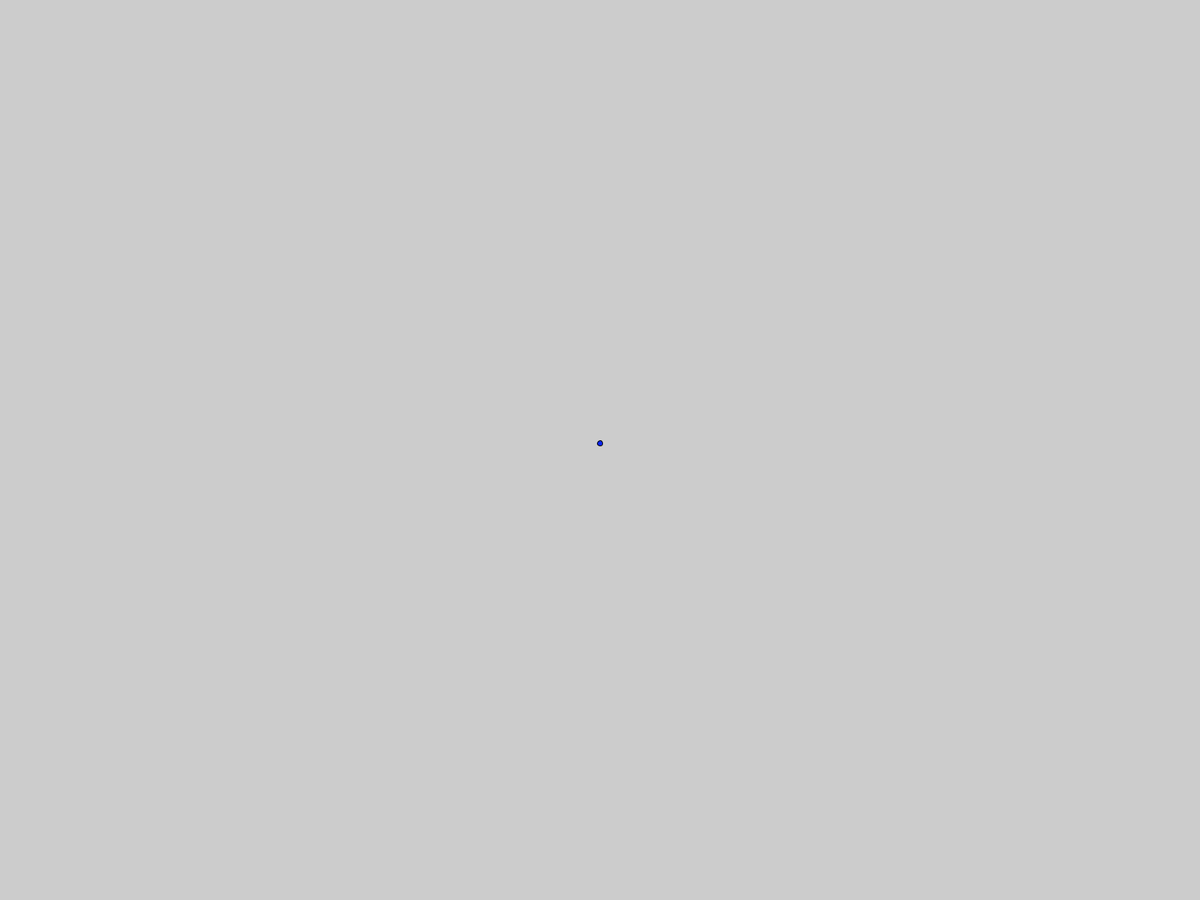
Frame 1 (no input)
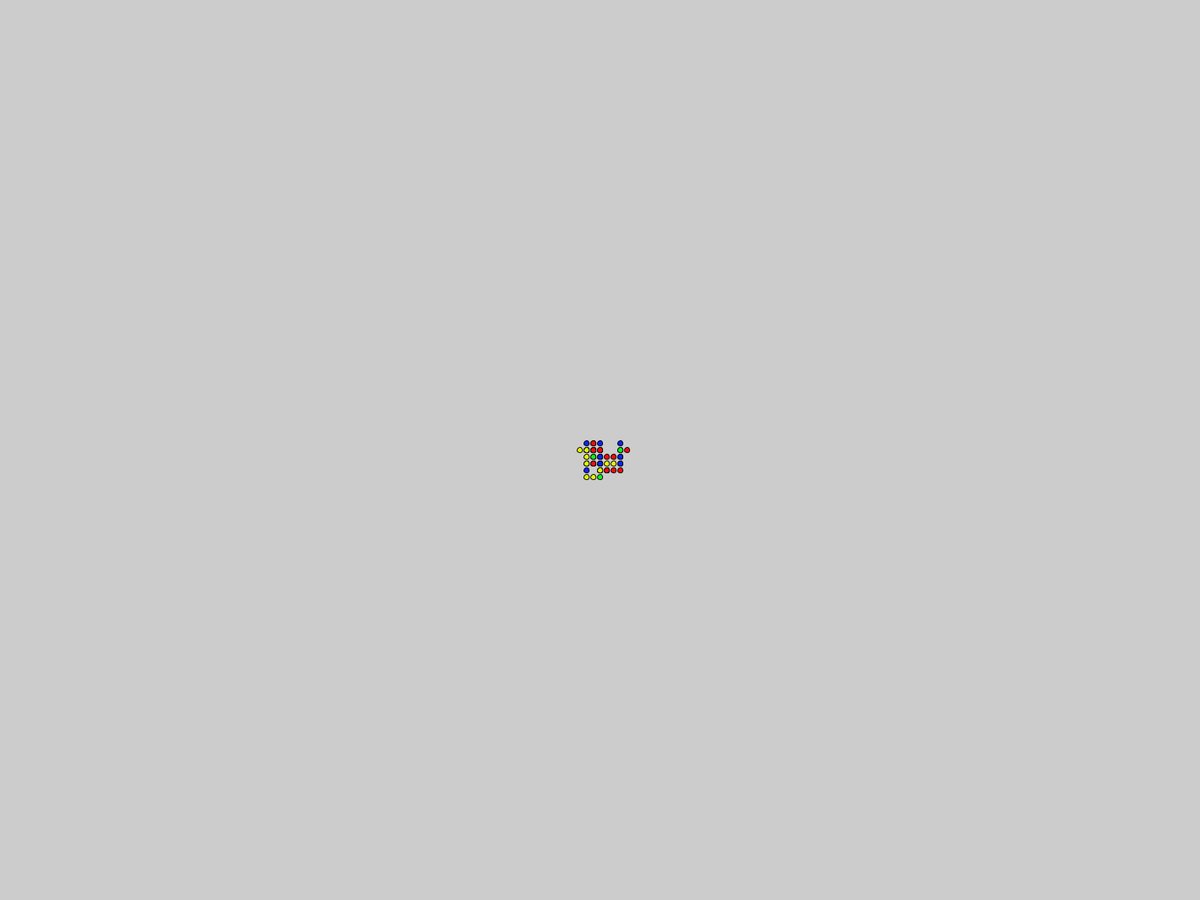
Frame 60 (the mouse pressed at the canvas centre just before this capture)
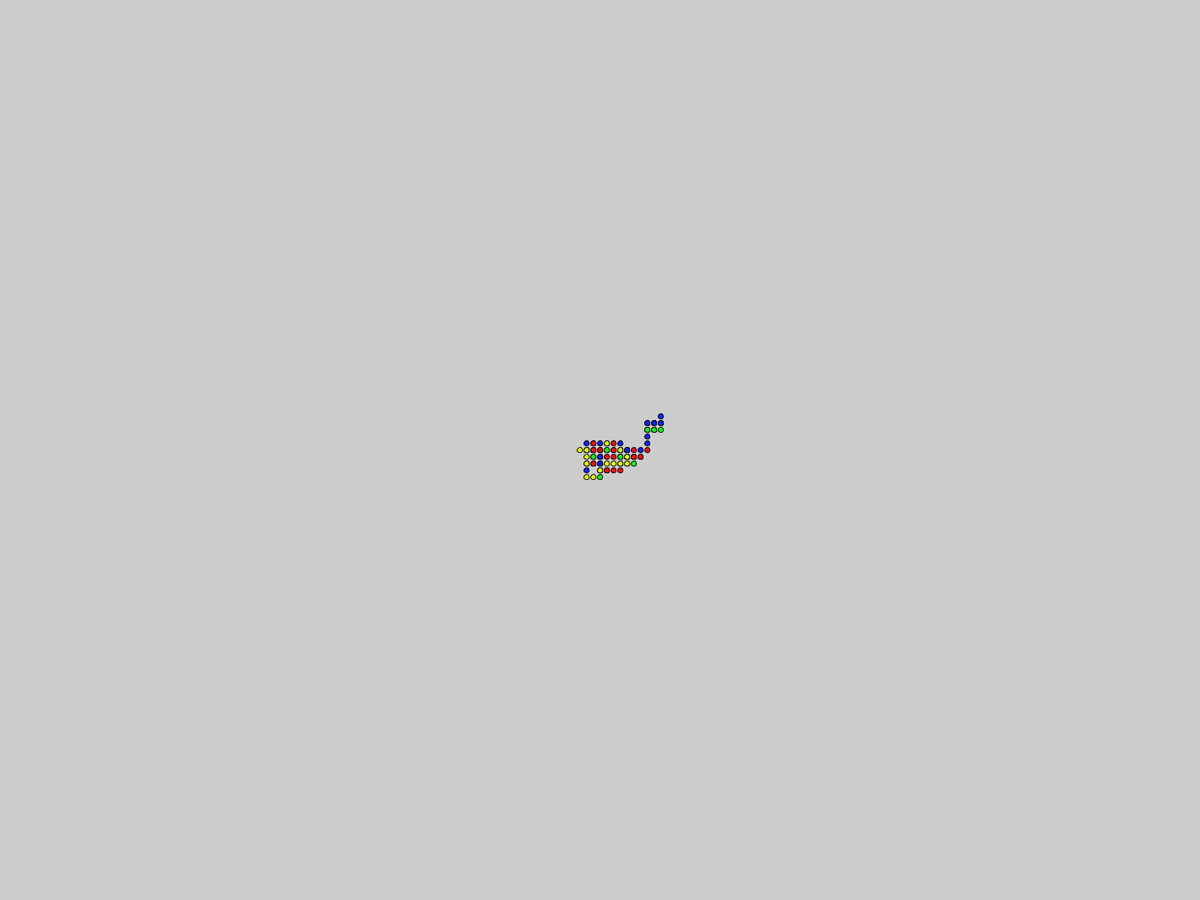
Frame 120 (the mouse held since frame 60 and released just before this capture)

The Processing sketch that drew these frames (run headless with seeded random() and noise(); from frame 60 on, the mouse is pressed at the canvas centre):

// Processing sketch: Martinez_Josue_5_condicionales
// ── Martinez_Josue_5_condicionales.pde
boolean hambre = true;//Guarda un estado de verdad. El cual puede ser false o true
float posX, posY;
float diametro = 7;
float espacio = 9;
float colorActual;
int numeroAleatorio;

void setup() {
  fullScreen();
  //size(500, 500);
  colorMode(HSB, 360, 100, 100);//Definimos el modo de color en HSB
  posX = width/2;
  posY = height/2;
}

void draw() {
  // == | Igual qué
  //Si... hambre es igual a verdadero, entonces ejecuta el código
  numeroAleatorio = int(random(4));//obtener de forma aleatorio valores en 0-4
  if (numeroAleatorio == 0) {//Si el valor es verdadero entonces, colorea de rojo
    fill(0, 95, 95);
    posX = posX + espacio;
  } else if (numeroAleatorio == 1) {//Si el valor es verdadero entonces, colorea de rojo
    fill(65, 95, 95);
    posX = posX - espacio;
  } else if (numeroAleatorio == 2) {//Si el valor es verdadero entonces, colorea de rojo
    fill(233, 95, 95);
    posY = posY - espacio;
  } else if (numeroAleatorio == 3) {//Si el valor es verdadero entonces, colorea de rojo
    fill(123, 95, 95);
    posY = posY + espacio;
  }
  ellipse(posX, posY, diametro, diametro);
}
